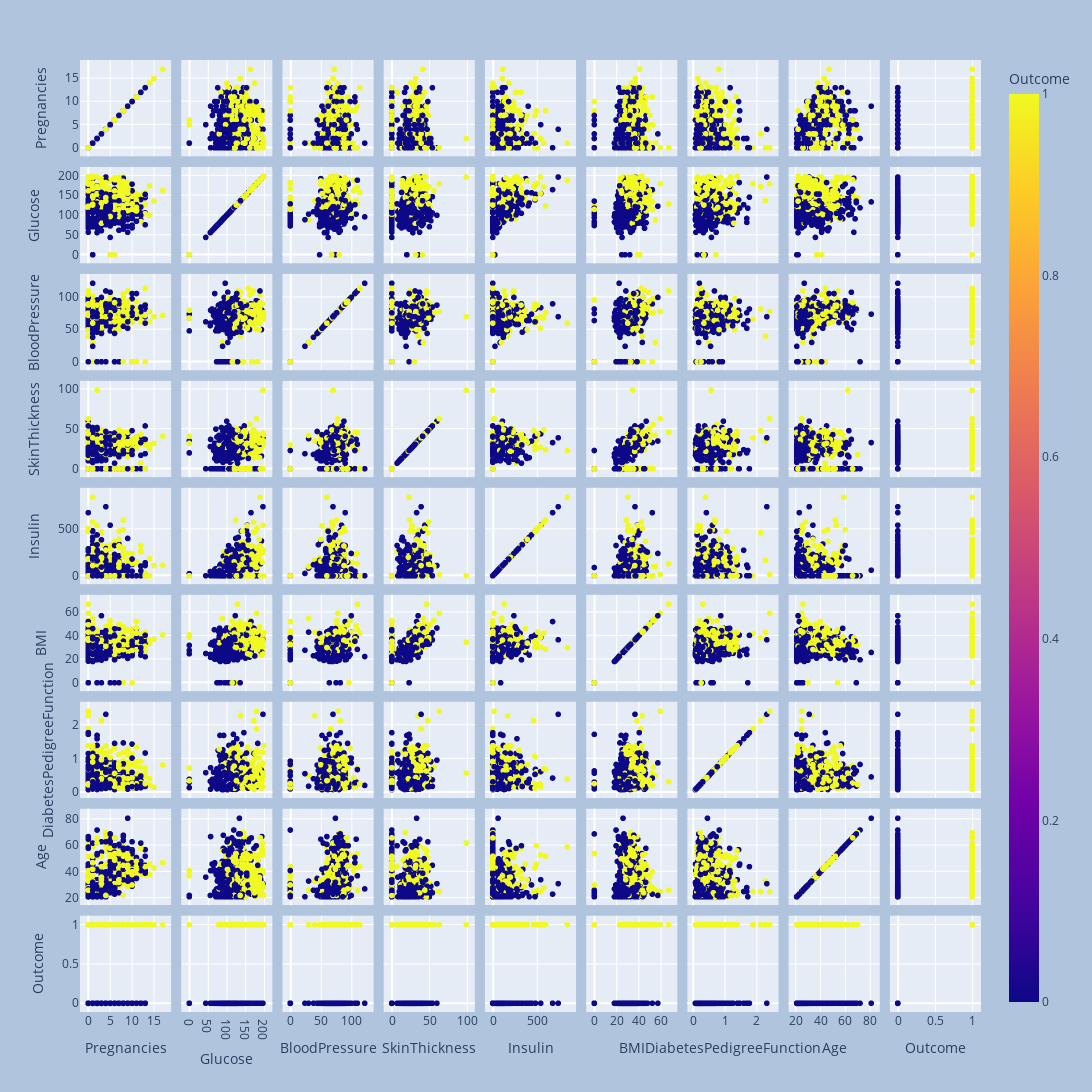

Source (notebook cell):
### Code cell
fig = px.scatter_matrix(data_frame=df,color=df['Outcome'])
fig.update_layout(
    width=1500,
    height=1500,
    paper_bgcolor="LightSteelBlue",
)

### Figure 1 — Plotly figure (JSON) as saved in the notebook; plotly's stock layout.template omitted (floating-point values rounded to 4 significant figures; data arrays with more than 128 entries replaced by an {"elided": "..."} marker saying what was removed)
{"data": [{"dimensions": [{"axis": {"matches": true}, "label": "Pregnancies", "values": {"elided": "768 int values"}}, {"axis": {"matches": true}, "label": "Glucose", "values": {"elided": "768 int values"}}, {"axis": {"matches": true}, "label": "BloodPressure", "values": {"elided": "768 int values"}}, {"axis": {"matches": true}, "label": "SkinThickness", "values": {"elided": "768 int values"}}, {"axis": {"matches": true}, "label": "Insulin", "values": {"elided": "768 int values"}}, {"axis": {"matches": true}, "label": "BMI", "values": {"elided": "768 float values"}}, {"axis": {"matches": true}, "label": "DiabetesPedigreeFunction", "values": {"elided": "768 float values"}}, {"axis": {"matches": true}, "label": "Age", "values": {"elided": "768 int values"}}, {"axis": {"matches": true}, "label": "Outcome", "values": {"elided": "768 int values"}}], "hovertemplate": "%{xaxis.title.text}=%{x}<br>%{yaxis.title.text}=%{y}<br>Outcome=%{marker.color}<extra></extra>", "legendgroup": "", "marker": {"color": {"elided": "768 int values"}, "coloraxis": "coloraxis", "symbol": "circle"}, "name": "", "showlegend": false, "type": "splom"}], "layout": {"coloraxis": {"colorbar": {"title": {"text": "Outcome"}}, "colorscale": [[0, "#0d0887"], [0.1111, "#46039f"], [0.2222, "#7201a8"], [0.3333, "#9c179e"], [0.4444, "#bd3786"], [0.5556, "#d8576b"], [0.6667, "#ed7953"], [0.7778, "#fb9f3a"], [0.8889, "#fdca26"], [1, "#f0f921"]]}, "legend": {"tracegroupgap": 0}, "margin": {"t": 60}, "dragmode": "select", "width": 1500, "height": 1500, "paper_bgcolor": "LightSteelBlue"}}
